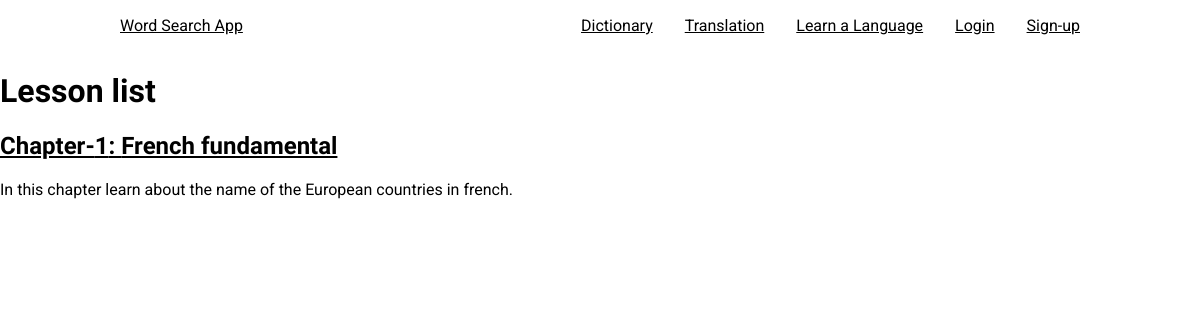
/curriculum/2/french_fundamental/, run on the app's committed database.
### curriculum/models.py (models this page shows, shortened)
class Lesson(models.Model):
    lesson_id = models.CharField(max_length=100, unique=True)
    Standard = models.ForeignKey(Standard, on_delete=models.CASCADE)
    created_by = models.ForeignKey(User,on_delete=models.CASCADE)
    created_at = models.DateTimeField(auto_now_add=True)
    subject = models.ForeignKey(Subject, on_delete=models.CASCADE,related_name='lessons')
    name = models.CharField(max_length=250)
    position = models.PositiveSmallIntegerField(verbose_name="Chapter no.")
    slug = models.SlugField(null=True, blank=True)
    video = models.CharField(max_length=500, blank=True)
    description = models.TextField(max_length=500,blank=True)
    class Meta:
        ordering = ['position']

### curriculum/views.py (the view)
# urls.py: path('<str:standard>/<slug:slug>/', views.LessonListView.as_view(), name='lesson_list'),
class LessonListView(DetailView):
    context_object_name = 'subjects'
    model = Subject
    template_name = 'curriculum/lesson_list_view.html'

### curriculum/templates/curriculum/lesson_list_view.html
{% extends 'Login/base.html' %}
{% load static %}
{% block content %}
  <main class="lesson_list">
    <h1>Lesson list</h1>
    <div class="lesson_list_container">
      {% for lesson in subjects.lessons.all %}
        <div class="lesson_list_block">
          <h2><a href ="{% url 'curriculum:lesson_detail' slug=lesson.slug subject=subjects.slug standard=lesson.Standard.slug %}">
            Chapter-{{lesson.position}}: {{lesson.name}}
          </a></h2>
          <p>{{lesson.description}}</p>
        </div>
      {% endfor %}
    </div>
  </main>
{% endblock%}

### Login/static/Login/css/master.css (style rules this page uses)
* { box-sizing: border-box; }
html { scroll-behavior: smooth; }
body { margin: 0; font-family: "Roboto", sans-serif; font-weight: 400; }
h1, h2 { font-family: "Oswald", sans-serif; }
a { color: inherit; }

### data on the page
Lesson: position "1", name "French fundamental", description "In this chapter learn about the name of the European countries in french."
